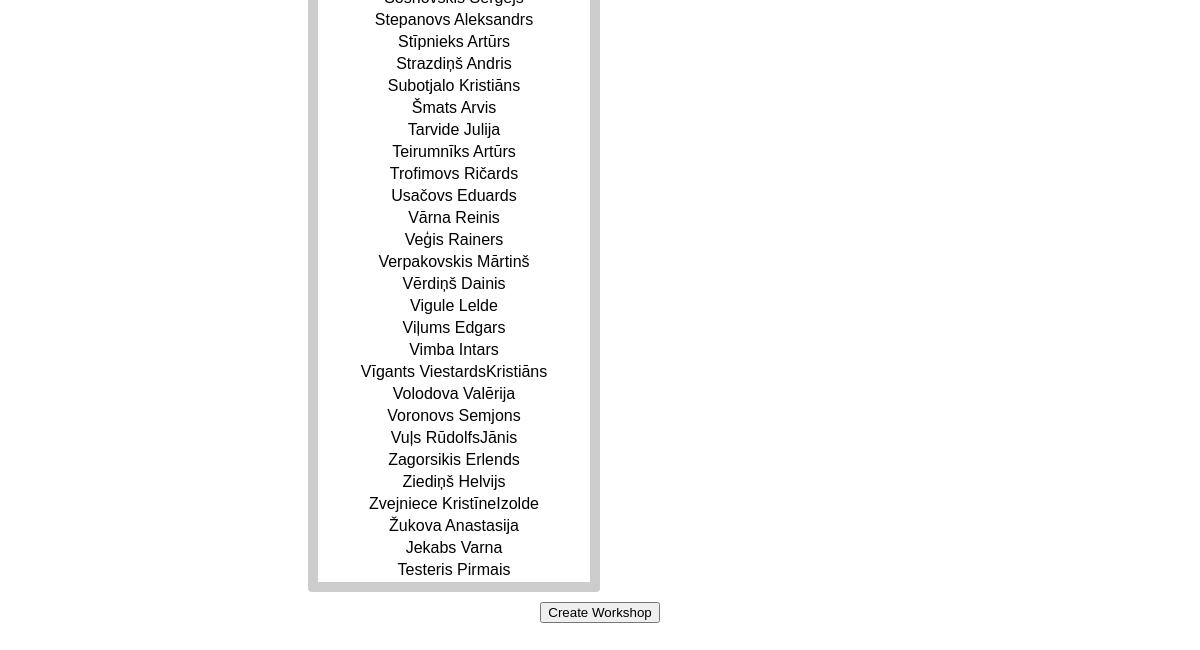
The app's page /add_workshop (signed in, lower part), older data.
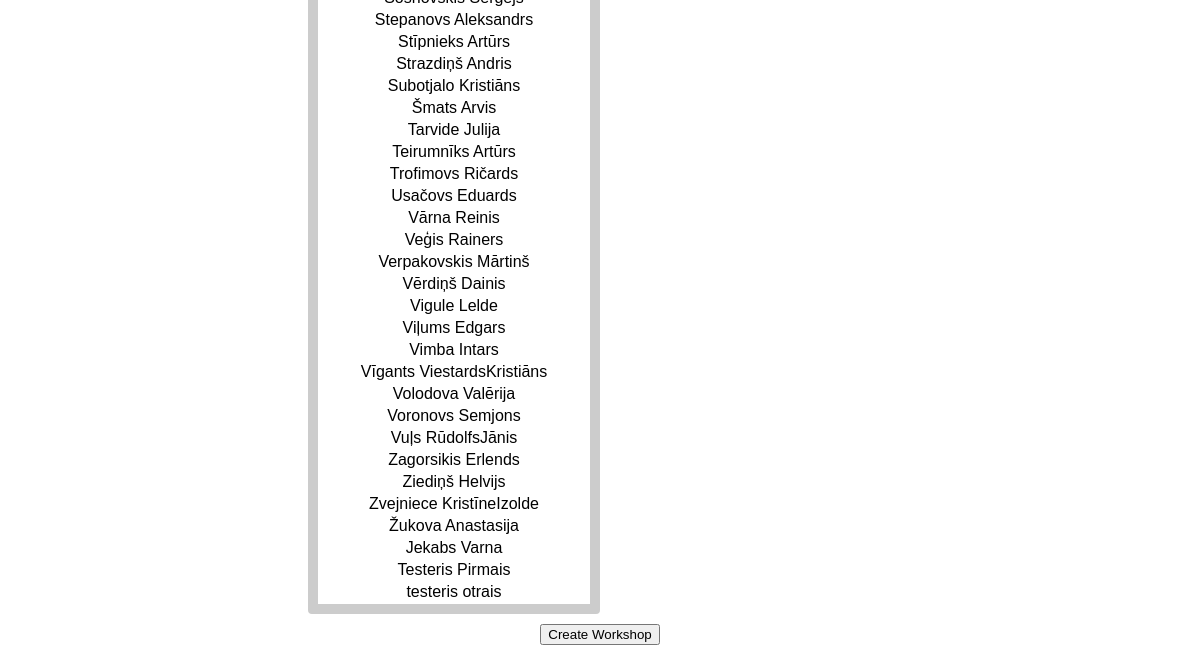
The same page, newer data.
### website/models.py (models this page shows)
class User(db.Model, UserMixin):
    id = db.Column(db.Integer, primary_key=True)
    email = db.Column(db.String(150), unique=True)
    password = db.Column(db.String(150))
    first_name = db.Column(db.String(150))
    role = db.Column(db.String(10), default='student')  # Possible values: admin, lecturer, student

### website/views.py (the view, shortened to what this page needs)
@views.route('/add_workshop', methods=['GET', 'POST'])
@login_required
def add_workshop():
    students = User.query.filter_by(role='student').all()
    return render_template('add_workshop.html', students=students)

### website/__init__.py (called while the page is built)
def create_app():
    app = Flask(__name__)
    app.config['SECRET_KEY'] = 'hjshjhdjah kjshkjdhjs'
    app.config['SQLALCHEMY_DATABASE_URI'] = f'sqlite:///{DB_NAME}'
    db.init_app(app)
    from .views import views
    from .auth import auth
    app.register_blueprint(views, url_prefix='/')
    app.register_blueprint(auth, url_prefix='/')
    from .models import User
    create_database(app)
    login_manager = LoginManager()
    login_manager.login_view = 'auth.login'
    login_manager.init_app(app)
    @login_manager.user_loader
    def load_user(id):
        return User.query.get(int(id))
    return app

### website/templates/add_workshop.html (shortened to what this page needs)
{% extends "base.html" %}
{% block content %}
<div class="container">
  <form action="{{ url_for('views.add_workshop') }}" method="post" id="workshop-form">
    <div class="student-selection-wrapper" style="margin-top: 50px; display: flex;">
      <div class="col-md-6 pr-0 student-list-container">
        <table class="table student-table table-bordered">
          <tbody class="all-students-list">
            {% for student in students %}
              <tr data-id="{{ student.id }}">
                <td>{{ student.first_name }}</td>
              </tr>
            {% endfor %}
          </tbody>
        </table>
      </div>
      <div id="groups-container" class="col-md-6 pl-0 d-flex flex-wrap"></div>
    </div>
    <button type="submit">Create Workshop</button>
  </form>
</div>
{% endblock %}

Row changes from the older to the newer data that the page shows:
added User: first_name "testeris otrais"
